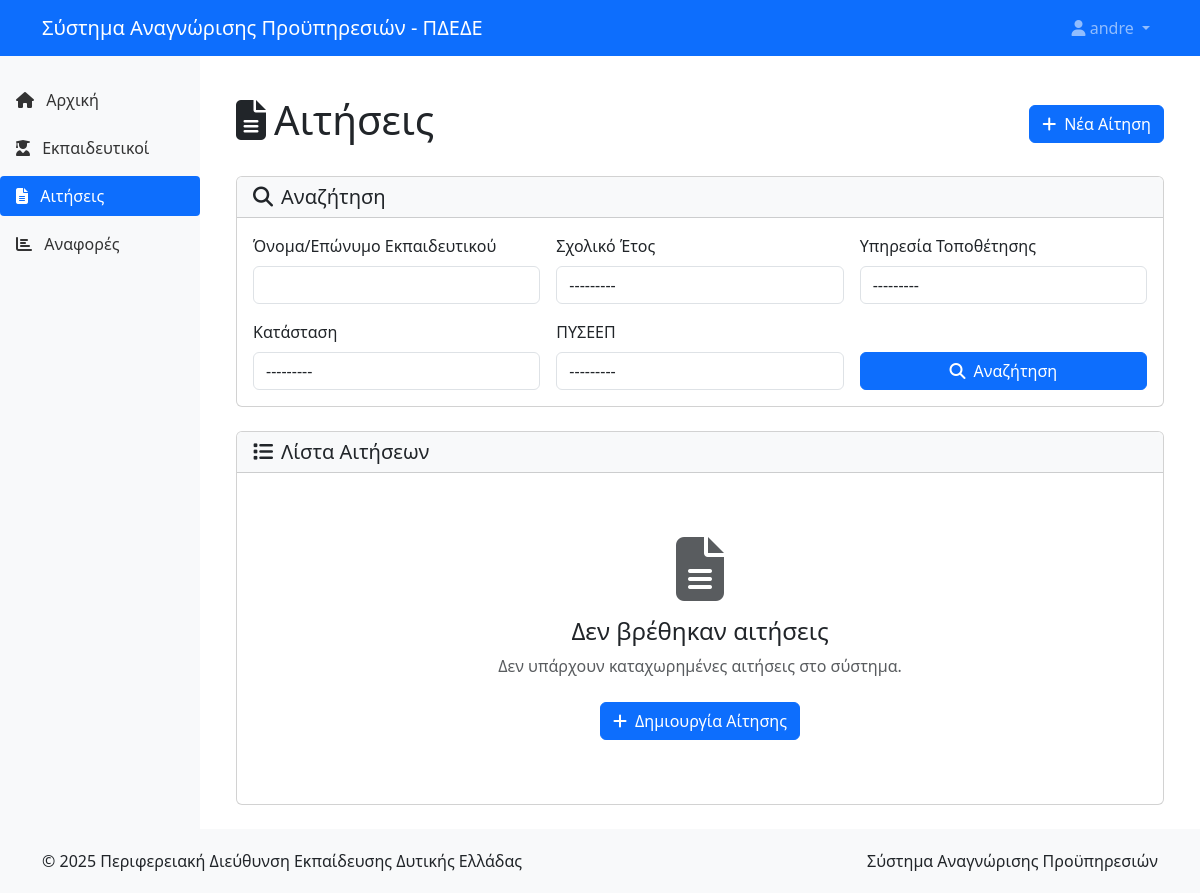
/applications/ (signed in), run on an earlier commit of the app's database.
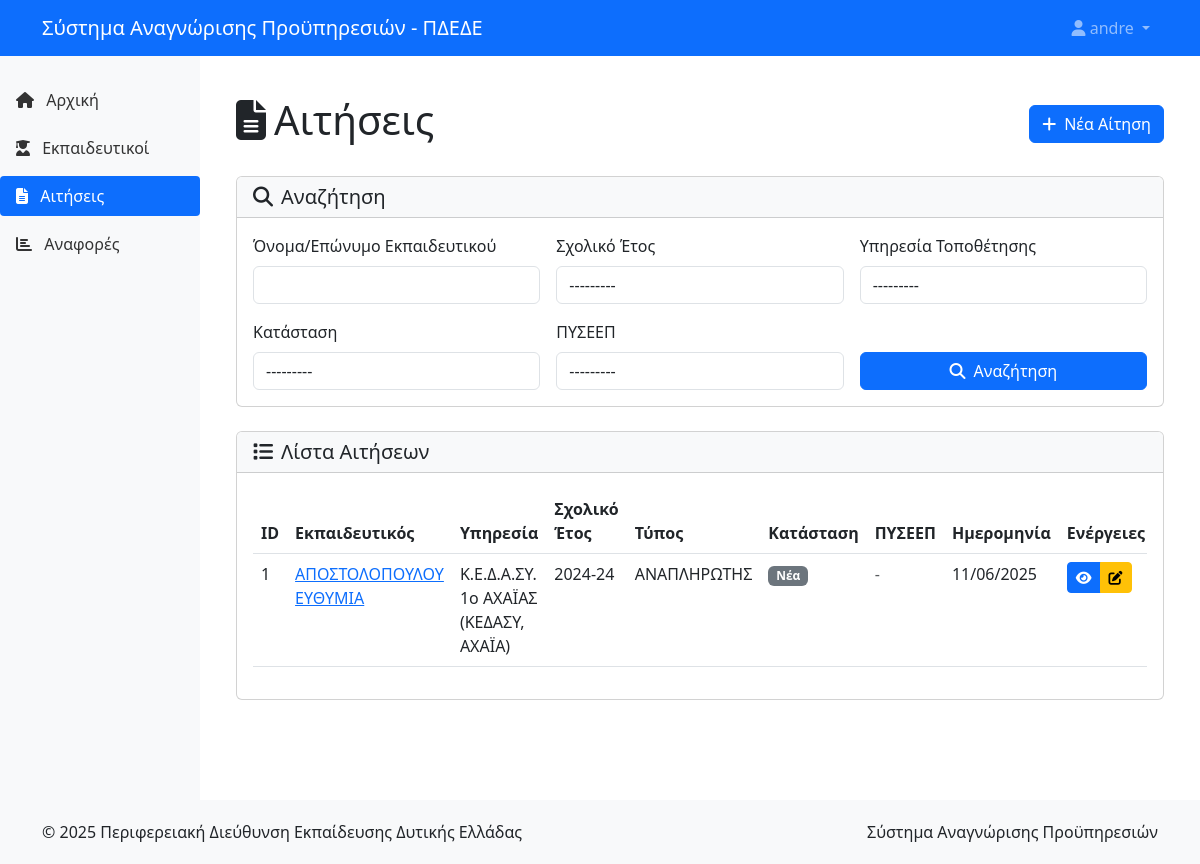
And on a later commit of the database.
### proipiresia/models.py (models this page shows, shortened)
class Application(models.Model):
    STATUS_CHOICES = [
        ('NEW', 'Νέα αίτηση'),
        ('PENDING_DOCS', 'Σε αναμονή δικαιολογητικών'),
        ('READY_FOR_PYSEEP', 'Έτοιμη για ΠΥΣΕΕΠ'),
        ('COMPLETED', 'Ολοκληρωμένη από ΠΥΣΕΕΠ'),
    ]
    teacher = models.ForeignKey(Teacher, on_delete=models.CASCADE, verbose_name="Εκπαιδευτικός")
    current_service = models.ForeignKey(Service, on_delete=models.CASCADE, verbose_name="Υπηρεσία Τρέχουσας Τοποθέτησης")
    school_year = models.ForeignKey(SchoolYear, on_delete=models.CASCADE, verbose_name="Σχολικό Έτος")
    employee_type = models.ForeignKey(EmployeeType, on_delete=models.CASCADE, verbose_name="Τύπος Εκπαιδευτικού")
    recruitment_phase = models.CharField(max_length=100, blank=True, null=True, verbose_name="Φάση Πρόσληψης")
    submission_date = models.DateField(blank=True, null=True, verbose_name="Ημερομηνία Υποβολής Αίτησης")
    submission_comments = models.CharField(max_length=255, blank=True, null=True, verbose_name="Σχόλια Ημερομηνίας Υποβολής")
    protocol_number = models.CharField(max_length=100, blank=True, null=True, verbose_name="Αρ. Πρωτοκόλλου Αίτησης")
    pyseep = models.ForeignKey(PYSEEP, on_delete=models.SET_NULL, blank=True, null=True, verbose_name="ΠΥΣΕΕΠ που θα υποβληθεί")
    status = models.CharField(max_length=20, choices=STATUS_CHOICES, default='NEW', verbose_name="Κατάσταση")
    created_at = models.DateTimeField(auto_now_add=True, verbose_name="Ημερομηνία Δημιουργίας")
    updated_at = models.DateTimeField(auto_now=True, verbose_name="Ημερομηνία Ενημέρωσης")
    created_by = models.ForeignKey('auth.User', on_delete=models.SET_NULL, null=True, related_name='created_applications', verbose_name="Δημιουργήθηκε από")
    updated_by = models.ForeignKey('auth.User', on_delete=models.SET_NULL, null=True, related_name='updated_applications', verbose_name="Ενημερώθηκε από")
    version = models.PositiveIntegerField(default=1, verbose_name="Έκδοση")
    is_active = models.BooleanField(default=True, verbose_name="Ενεργή")
    def application_file_path(instance, filename):
        ext = filename.split('.')[-1]
        filename = f"{uuid.uuid4()}.{ext}"
        return os.path.join('applications', str(instance.teacher.id), filename)
    application_file = models.FileField(
        upload_to=application_file_path,
        blank=True,
        null=True,
        verbose_name="Αρχείο Αίτησης",
        validators=[
            FileExtensionValidator(allowed_extensions=['pdf']),
        ]
    )
    class Meta:
        verbose_name = "Αίτηση"
        verbose_name_plural = "Αιτήσεις"
        ordering = ['-created_at']

class Teacher(models.Model):
    first_name = models.CharField(max_length=100, verbose_name="Όνομα")
    last_name = models.CharField(max_length=100, verbose_name="Επώνυμο")
    father_name = models.CharField(max_length=100, verbose_name="Πατρώνυμο")
    specialties = models.ManyToManyField(Specialty, through='TeacherSpecialty', verbose_name="Ειδικότητες")
    phone = models.CharField(max_length=20, blank=True, null=True, verbose_name="Τηλέφωνο")
    email = models.EmailField(blank=True, null=True, verbose_name="Email")
    class Meta:
        verbose_name = "Εκπαιδευτικός"
        verbose_name_plural = "Εκπαιδευτικοί"
        ordering = ['last_name', 'first_name']
        constraints = [
            models.UniqueConstraint(
                fields=['first_name', 'last_name', 'father_name'],
                name='unique_teacher'
            )
        ]

class Service(models.Model):
    CATEGORIES = [
        ('ΚΕΔΑΣΥ', 'ΚΕΔΑΣΥ'),
        ('ΣΔΕΥ', 'ΣΔΕΥ'),
        ('ΣΜΕΑΕ', 'ΣΜΕΑΕ'),
        ('ΑΛΛΟ', 'ΑΛΛΟ'),
    ]
    PREFECTURES = [
        ('ΑΙΤΩΛΟΑΚΑΡΝΑΝΙΑ', 'ΑΙΤΩΛΟΑΚΑΡΝΑΝΙΑ'),
        ('ΑΧΑΪΑ', 'ΑΧΑΪΑ'),
        ('ΗΛΕΙΑ', 'ΗΛΕΙΑ'),
    ]
    name = models.CharField(max_length=255, verbose_name="Όνομα Υπηρεσίας")
    category = models.CharField(max_length=50, choices=CATEGORIES, verbose_name="Κατηγορία")
    prefecture = models.CharField(max_length=50, choices=PREFECTURES, verbose_name="Νομός")
    class Meta:
        verbose_name = "Υπηρεσία"
        verbose_name_plural = "Υπηρεσίες"
        ordering = ['prefecture', 'category', 'name']
        unique_together = ['name', 'category', 'prefecture']
    def __str__(self):
        return f"{self.name} ({self.get_category_display()}, {self.get_prefecture_display()})"

class SchoolYear(models.Model):
    name = models.CharField(max_length=10, unique=True, verbose_name="Σχολικό Έτος")
    start_date = models.DateField(verbose_name="Ημερομηνία Έναρξης")
    end_date = models.DateField(verbose_name="Ημερομηνία Λήξης")
    is_active = models.BooleanField(default=False, verbose_name="Ενεργό")
    class Meta:
        verbose_name = "Σχολικό Έτος"
        verbose_name_plural = "Σχολικά Έτη"
        ordering = ['-name']
    def __str__(self):
        return self.name

class EmployeeType(models.Model):
    name = models.CharField(max_length=50, unique=True, verbose_name="Τύπος Εκπαιδευτικού")
    class Meta:
        verbose_name = "Τύπος Εκπαιδευτικού"
        verbose_name_plural = "Τύποι Εκπαιδευτικών"
    def __str__(self):
        return self.name

### proipiresia/views.py (the view)
# urls.py: path('applications/', views.ApplicationListView.as_view(), name='application-list'),
class ApplicationListView(LoginRequiredMixin, ListView):
    model = Application
    template_name = 'proipiresia/application_list.html'
    context_object_name = 'applications'
    paginate_by = 20
    def get_queryset(self):
        queryset = super().get_queryset().filter(is_active=True)
        form = ApplicationSearchForm(self.request.GET)
        if form.is_valid():
            teacher_name = form.cleaned_data.get('teacher_name')
            school_year = form.cleaned_data.get('school_year')
            current_service = form.cleaned_data.get('current_service')
            status = form.cleaned_data.get('status')
            pyseep = form.cleaned_data.get('pyseep')
            if teacher_name:
                queryset = queryset.filter(
                    Q(teacher__last_name__icontains=teacher_name) |
                    Q(teacher__first_name__icontains=teacher_name)
                )
            if school_year:
                queryset = queryset.filter(school_year=school_year)
            if current_service:
                queryset = queryset.filter(current_service=current_service)
            if status:
                queryset = queryset.filter(status=status)
            if pyseep:
                queryset = queryset.filter(pyseep=pyseep)
        return queryset.order_by('-created_at')
    def get_context_data(self, **kwargs):
        context = super().get_context_data(**kwargs)
        context['search_form'] = ApplicationSearchForm(self.request.GET)
        return context

### proipiresia/forms.py
class ApplicationSearchForm(forms.Form):
    teacher_name = forms.CharField(
        required=False,
        label='Όνομα/Επώνυμο Εκπαιδευτικού',
        widget=forms.TextInput(attrs={'class': 'form-control'})
    )
    school_year = forms.ModelChoiceField(
        required=False,
        queryset=SchoolYear.objects.all(),
        label='Σχολικό Έτος',
        widget=forms.Select(attrs={'class': 'form-control'})
    )
    current_service = forms.ModelChoiceField(
        required=False,
        queryset=Service.objects.all(),
        label='Υπηρεσία Τοποθέτησης',
        widget=forms.Select(attrs={'class': 'form-control'})
    )
    status = forms.ChoiceField(
        required=False,
        choices=[('', '---------')] + list(Application.STATUS_CHOICES),
        label='Κατάσταση',
        widget=forms.Select(attrs={'class': 'form-control'})
    )
    pyseep = forms.ModelChoiceField(
        required=False,
        queryset=PYSEEP.objects.all(),
        label='ΠΥΣΕΕΠ',
        widget=forms.Select(attrs={'class': 'form-control'})
    )

### proipiresia/templates/proipiresia/application_list.html (shortened to what the changed rows need)
{% extends 'proipiresia/base.html' %}
{% block content %}
<div class="container py-4">
    <div class="d-flex justify-content-between align-items-center mb-4">
        <h1><i class="fas fa-file-alt me-2"></i>Αιτήσεις</h1>
    </div>
    <div class="card">
        <div class="card-body">
            {% if applications %}
            <div class="table-responsive">
                <table class="table table-hover">
                    <thead>
                        <tr>
                            <th>ID</th>
                            <th>Εκπαιδευτικός</th>
                            <th>Υπηρεσία</th>
                            <th>Σχολικό Έτος</th>
                            <th>Τύπος</th>
                            <th>Κατάσταση</th>
                            <th>ΠΥΣΕΕΠ</th>
                            <th>Ημερομηνία</th>
                            <th>Ενέργειες</th>
                        </tr>
                    </thead>
                    <tbody>
                        {% for application in applications %}
                        <tr>
                            <td>{{ application.id }}</td>
                            <td>
                                <a href="{% url 'teacher-detail' application.teacher.id %}">
                                    {{ application.teacher.last_name }} {{ application.teacher.first_name }}
                                </a>
                            </td>
                            <td>{{ application.current_service }}</td>
                            <td>{{ application.school_year }}</td>
                            <td>{{ application.employee_type }}</td>
                            <td>
                                {% if application.status == 'NEW' %}
                                <span class="badge bg-secondary">Νέα</span>
                                {% elif application.status == 'PENDING_DOCS' %}
                                <span class="badge bg-warning text-dark">Σε αναμονή</span>
                                {% elif application.status == 'READY_FOR_PYSEEP' %}
                                <span class="badge bg-info">Έτοιμη για ΠΥΣΕΕΠ</span>
                                {% elif application.status == 'COMPLETED' %}
                                <span class="badge bg-success">Ολοκληρωμένη</span>
                                {% endif %}
                            </td>
                            <td>
                                {% if application.pyseep %}
                                {{ application.pyseep.act_number }} ({{ application.pyseep.date|date:"d/m/Y" }})
                                {% else %}
                                <span class="text-muted">-</span>
                                {% endif %}
                            </td>
                            <td>{{ application.created_at|date:"d/m/Y" }}</td>
                            <td>
                                <div class="btn-group" role="group">
                                    <a href="{% url 'application-detail' application.id %}" class="btn btn-sm btn-primary" data-bs-toggle="tooltip" title="Προβολή">
                                        <i class="fas fa-eye"></i>
                                    </a>
                                    {% if application.status != 'COMPLETED' %}
                                    <a href="{% url 'application-update' application.id %}" class="btn btn-sm btn-warning" data-bs-toggle="tooltip" title="Επεξεργασία">
                                        <i class="fas fa-edit"></i>
                                    </a>
                                    {% else %}
                                    <a href="{% url 'create-application-version' application.id %}" class="btn btn-sm btn-info" data-bs-toggle="tooltip" title="Νέα Έκδοση">
                                        <i class="fas fa-copy"></i>
                                    </a>
                                    {% endif %}
                                </div>
                            </td>
                        </tr>
                        {% endfor %}
                    </tbody>
                </table>
            </div>
            {% else %}
            <div class="text-center py-5">
                <i class="fas fa-file-alt fa-4x mb-3 text-muted"></i>
                <h4>Δεν βρέθηκαν αιτήσεις</h4>
                {% if request.GET %}
                <p class="text-muted">Δεν βρέθηκαν αποτελέσματα με τα επιλεγμένα κριτήρια αναζήτησης.</p>
                <a href="{% url 'application-list' %}" class="btn btn-outline-primary mt-2">
                    <i class="fas fa-times me-2"></i>Καθαρισμός Αναζήτησης
                </a>
                {% else %}
                <p class="text-muted">Δεν υπάρχουν καταχωρημένες αιτήσεις στο σύστημα.</p>
                <a href="{% url 'application-create' %}" class="btn btn-primary mt-2">
                    <i class="fas fa-plus me-2"></i>Δημιουργία Αίτησης
                </a>
                {% endif %}
            </div>
            {% endif %}
        </div>
    </div>
</div>
{% endblock %}

What changed in the data, as far as the page shows it:
added Application: id "1", teacher.last_name "ΑΠΟΣΤΟΛΟΠΟΥΛΟΥ", teacher.first_name "ΕΥΘΥΜΙΑ", current_service "Κ.Ε.Δ.Α.ΣΥ. 1ο ΑΧΑΪΑΣ (ΚΕΔΑΣΥ, ΑΧΑΪΑ)", school_year "2024-24", employee_type "ΑΝΑΠΛΗΡΩΤΗΣ", status "Νέα", created_at "11/06/2025"
Also different on the page:
text no longer shown: "Δεν βρέθηκαν αιτήσεις Δεν υπάρχουν καταχωρημένες αιτήσεις στο σύστημα. Δημιουργία Αίτησης"
text now shown: "ID Εκπαιδευτικός Υπηρεσία Σχολικό Έτος Τύπος Κατάσταση ΠΥΣΕΕΠ Ημερομηνία Ενέργειες"
